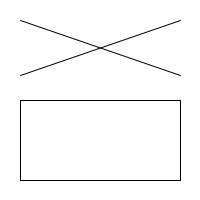
Frame 1 (no input)
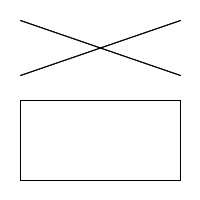
Frame 2 (the mouse pressed at the canvas centre, redrawn once)

The Processing sketch that drew these frames (run headless with seeded random() and noise(); the mouse was pressed at the canvas centre and the sketch redrawn once):

// Processing sketch: processing_44497
// ── processing_44497.pde

void setup(){
size(200,200);
background(255);
}

void draw(){
line(20, 20, 180, 75);
line(20, 75, 180, 20);
rect(20, 100, 160, 80);
noLoop();
}
